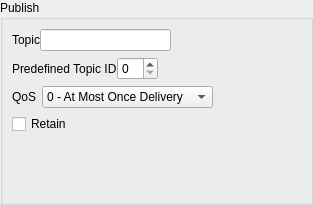
<?xml version="1.0" encoding="UTF-8"?>
<ui version="4.0">
 <class>PubSubWidget</class>
 <widget class="QWidget" name="PubSubWidget">
  <property name="geometry">
   <rect>
    <x>0</x>
    <y>0</y>
    <width>313</width>
    <height>205</height>
   </rect>
  </property>
  <property name="windowTitle">
   <string>Form</string>
  </property>
  <layout class="QVBoxLayout" name="verticalLayout_2">
   <property name="spacing">
    <number>0</number>
   </property>
   <property name="margin">
    <number>0</number>
   </property>
   <item>
    <widget class="QGroupBox" name="m_groupBox">
     <property name="title">
      <string>Publish</string>
     </property>
     <layout class="QVBoxLayout" name="verticalLayout">
      <item>
       <widget class="QWidget" name="m_topicWidget" native="true">
        <layout class="QHBoxLayout" name="horizontalLayout_3">
         <property name="spacing">
          <number>0</number>
         </property>
         <property name="margin">
          <number>0</number>
         </property>
         <item>
          <widget class="QLabel" name="m_topicLabel">
           <property name="text">
            <string>Topic</string>
           </property>
          </widget>
         </item>
         <item>
          <widget class="QLineEdit" name="m_topicLineEdit"/>
         </item>
         <item>
          <spacer name="horizontalSpacer">
           <property name="orientation">
            <enum>Qt::Horizontal</enum>
           </property>
           <property name="sizeHint" stdset="0">
            <size>
             <width>40</width>
             <height>20</height>
            </size>
           </property>
          </spacer>
         </item>
        </layout>
       </widget>
      </item>
      <item>
       <widget class="QWidget" name="m_topicIdWidget" native="true">
        <layout class="QHBoxLayout" name="horizontalLayout_2">
         <property name="spacing">
          <number>0</number>
         </property>
         <property name="margin">
          <number>0</number>
         </property>
         <item>
          <widget class="QLabel" name="m_topicIdLabel">
           <property name="text">
            <string>Predefined Topic ID</string>
           </property>
          </widget>
         </item>
         <item>
          <widget class="QSpinBox" name="m_topicIdSpinBox"/>
         </item>
         <item>
          <spacer name="horizontalSpacer_2">
           <property name="orientation">
            <enum>Qt::Horizontal</enum>
           </property>
           <property name="sizeHint" stdset="0">
            <size>
             <width>39</width>
             <height>20</height>
            </size>
           </property>
          </spacer>
         </item>
        </layout>
       </widget>
      </item>
      <item>
       <layout class="QHBoxLayout" name="m_qosLayout">
        <item>
         <widget class="QLabel" name="m_qosLabel">
          <property name="text">
           <string>QoS</string>
          </property>
         </widget>
        </item>
        <item>
         <widget class="QComboBox" name="m_qosComboBox">
          <item>
           <property name="text">
            <string>0 - At Most Once Delivery</string>
           </property>
          </item>
          <item>
           <property name="text">
            <string>1 - At Least Once Delivery</string>
           </property>
          </item>
          <item>
           <property name="text">
            <string>2 - Exactly Once Delivery</string>
           </property>
          </item>
         </widget>
        </item>
        <item>
         <spacer name="horizontalSpacer_3">
          <property name="orientation">
           <enum>Qt::Horizontal</enum>
          </property>
          <property name="sizeHint" stdset="0">
           <size>
            <width>40</width>
            <height>20</height>
           </size>
          </property>
         </spacer>
        </item>
       </layout>
      </item>
      <item>
       <widget class="QWidget" name="m_retainWidget" native="true">
        <layout class="QHBoxLayout" name="horizontalLayout">
         <property name="spacing">
          <number>0</number>
         </property>
         <property name="margin">
          <number>0</number>
         </property>
         <item>
          <widget class="QCheckBox" name="m_reatainCheckBox">
           <property name="text">
            <string>Retain</string>
           </property>
          </widget>
         </item>
         <item>
          <spacer name="horizontalSpacer_4">
           <property name="orientation">
            <enum>Qt::Horizontal</enum>
           </property>
           <property name="sizeHint" stdset="0">
            <size>
             <width>159</width>
             <height>20</height>
            </size>
           </property>
          </spacer>
         </item>
        </layout>
       </widget>
      </item>
      <item>
       <spacer name="verticalSpacer">
        <property name="orientation">
         <enum>Qt::Vertical</enum>
        </property>
        <property name="sizeHint" stdset="0">
         <size>
          <width>20</width>
          <height>40</height>
         </size>
        </property>
       </spacer>
      </item>
     </layout>
    </widget>
   </item>
  </layout>
 </widget>
 <resources/>
 <connections/>
</ui>
